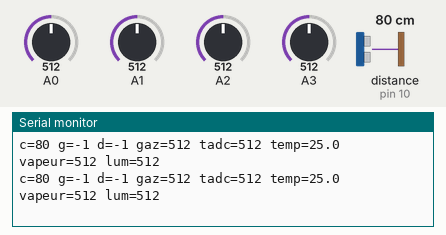
Recording of a sketch running on a simulated Arduino Uno, built with avr-gcc and run on an emulated ATmega328P. Shown: the last lines printed to the serial monitor. Wiring (inferred from the names in the program): ultrasonic range finder: trigger pin 9; echo pin 10. The test bench sets the inputs (shaded band); at power-on: A1 = 512, A0 = 512, A2 = 512, A3 = 512, distance to the obstacle (sensor on pin 10) 80 cm. The echo pulse lasts 58.3 µs per cm.

Above: at 4.2 s.
4.3 s: A1 set to 95
At 4.34 s:
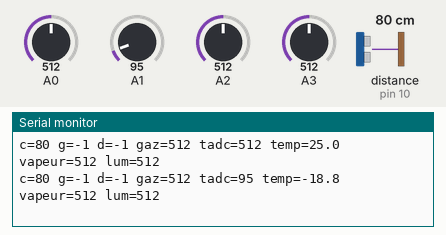
5.8 s: A1 set to 83
At 5.82 s:
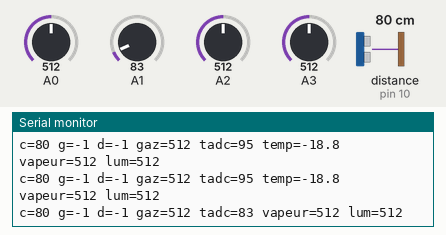
7.7 s: A0 set to 988
At 7.73 s:
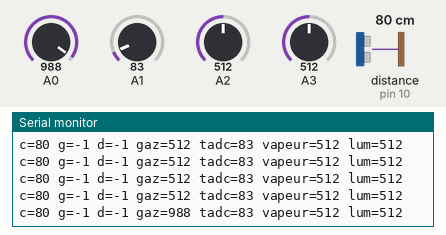
9.2 s: A0 set to 1019
At 9.25 s:
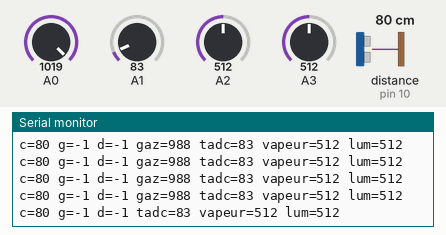
10.7 s: A2 set to 991
At 10.73 s:
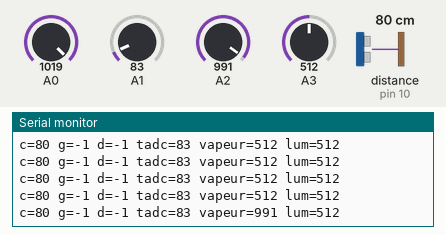
12.2 s: A2 set to 1019
At 12.22 s:
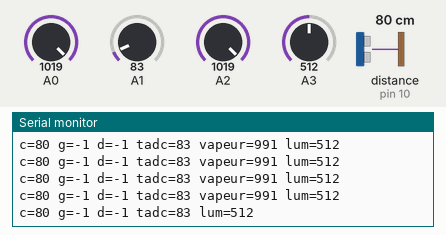

Measured:
- the behaviour switches between 89 and 88 on A1 (found by bisection; images 1 and 2)
- the behaviour switches between 1004 and 1005 on A0 (found by bisection; images 3 and 4)
- the behaviour switches between 1004 and 1005 on A2 (found by bisection; images 5 and 6)
- after the input at 4.3 s, the serial monitor: prints a new line at once (image 1)
- after the input at 5.8 s, the serial monitor: prints a new line at once (image 2)
- after the input at 7.7 s, the serial monitor: prints a new line at once (image 3)
- after the input at 9.2 s, the serial monitor: prints a new line at once (image 4)
- after the input at 10.7 s, the serial monitor: prints a new line at once (image 5)

The sketch:

capt.ino
```cpp
/*
 * arduino_capteurs.ino  v4 - ultrason + gaz + temperature + vapeur + lumiere
 *
 * Trame serie 115200 bauds, une ligne toutes les ~100 ms, cle=valeur :
 *   c=87 g=-1 d=-1 gaz=312 tadc=512 temp=23.4 vapeur=18 lum=640
 * Un module non branche est DETECTE (rappel interne) et n'ecrit pas sa cle.
 * Cas limite : un module dont S est sur le + (lecture ~5 V) est vu "absent".
 * Le serveur sur le robot (capteurs_serveur.py) publie tout : rien a changer.
 *
 * ============================ FICHE DE CABLAGE =============================
 *   Alimentation : rail 5V et rail GND sur une plaque d'essai, depuis les
 *   broches 5V et GND de l'Uno. TOUS les modules s'alimentent sur ces rails.
 *
 *   MODULE           BROCHE MODULE   ->  ARDUINO
 *   HC-SR04 centre   VCC / GND           rails       TRIG D9    ECHO D10
 *   HC-SR04 gauche   (optionnel)         rails       TRIG D7    ECHO D8
 *   HC-SR04 droite   (optionnel)         rails       TRIG D11   ECHO D12
 *   MQ-x gaz         VCC / GND           rails       AO -> A0   (DO : rien)
 *   Temperature NTC  + / -               rails       S  -> A1
 *   Temperature DHT11 + / -              rails       DATA -> D4 (TEMP_TYPE 1)
 *   Steam sensor     + / -               rails       S  -> A2
 *   Lumiere LDR      + / -               rails       S  -> A3
 *
 *   ATTENTION modules 3 broches : l'ordre S/+/- CHANGE selon le fabricant.
 *   Lire la serigraphie. Un S branche a la place du - donne ~1020 (ou ~0).
 * ===========================================================================
 *
 * TEMPERATURE : TEMP_TYPE 0 = module analogique a thermistance NTC 10k (3 broches)
 *               TEMP_TYPE 1 = DHT11 numerique (installer "DHT sensor library"
 *                             et "Adafruit Unified Sensor" via le gestionnaire)
 *   tadc = ADC brut de A1 (diagnostic, TEMP_TYPE 0) : ~300-700 correct,
 *          ~1020 ou ~0 = cablage. temp n'est publie que s'il est plausible.
 *   Si temp BAISSE quand vous chauffez le capteur : INVERSER_TEMP = true.
 */

#define TEMP_TYPE 0

const int  NB_ULTRASONS   = 1;       // 1, 2 ou 3
// Detection AUTOMATIQUE des modules analogiques : une broche en l'air monte a
// ~5 V quand on active sa resistance de rappel interne, un module branche
// impose sa tension et ne bouge pas. Un module absent n'ecrit pas sa cle.
// Mettre false pour ignorer un module meme branche.
const bool GAZ_ACTIF    = true;
const bool TEMP_ACTIF   = true;
const bool VAPEUR_ACTIF = true;
const bool LUM_ACTIF    = true;
const int  SEUIL_ABSENT = 1005;      // ADC >= ceci avec pull-up = rien de branche

const int TRIG[3] = {9, 7, 11};      // centre, gauche, droite
const int ECHO[3] = {10, 8, 12};
const int BROCHE_GAZ    = A0;
const int BROCHE_TEMP   = A1;
const int BROCHE_VAPEUR = A2;
const int BROCHE_LUM    = A3;
const int BROCHE_DHT    = 4;

// thermistance NTC (TEMP_TYPE 0)
const float R_SERIE = 10000.0;
const float R_25    = 10000.0;
const float BETA    = 3950.0;
const bool  INVERSER_TEMP = false;

const unsigned long TIMEOUT_US = 25000;   // 25 ms ~ 4,3 m aller-retour
const int PORTEE_MAX_CM = 400;

#if TEMP_TYPE == 1
  #include <DHT.h>
  DHT dht(BROCHE_DHT, DHT11);
  unsigned long derniereLectureDht = 0;
  float derniereTempDht = NAN;
#endif

// ---------------------------------------------------------------------------

long mesurerUltrason(int i) {
  digitalWrite(TRIG[i], LOW);  delayMicroseconds(2);
  digitalWrite(TRIG[i], HIGH); delayMicroseconds(10);
  digitalWrite(TRIG[i], LOW);
  unsigned long duree = pulseIn(ECHO[i], HIGH, TIMEOUT_US);
  if (duree == 0) return -1;                 // pas d'echo : rien a moins de 4 m
  long cm = duree / 58;
  return (cm > PORTEE_MAX_CM) ? -1 : cm;
}

bool moduleBranche(int broche) {
  pinMode(broche, INPUT_PULLUP);             // rappel interne ~35 kOhm vers 5 V
  delayMicroseconds(300);
  analogRead(broche);
  int avecRappel = analogRead(broche);
  pinMode(broche, INPUT);                    // on relache aussitot
  delayMicroseconds(300);
  return avecRappel < SEUIL_ABSENT;          // un module reel tient sa tension
}

int moyenneAnalogique(int broche) {
  analogRead(broche);                        // premiere lecture jetee (multiplexeur)
  long somme = 0;
  for (int i = 0; i < 8; i++) somme += analogRead(broche);
  return somme / 8;
}

int dernierAdcTemp = -1;

float lireTemperature() {
#if TEMP_TYPE == 1
  if (millis() - derniereLectureDht > 2000) {   // le DHT11 ne repond que toutes les 2 s
    derniereLectureDht = millis();
    derniereTempDht = dht.readTemperature();
  }
  return derniereTempDht;
#else
  int adc = moyenneAnalogique(BROCHE_TEMP);
  dernierAdcTemp = adc;
  if (adc <= 2 || adc >= 1000) return NAN;    // absent, HS, ou ligne numerique
  float r = INVERSER_TEMP ? R_SERIE * adc / (1023.0 - adc)
                          : R_SERIE * (1023.0 / adc - 1.0);
  float invT = 1.0 / 298.15 + log(r / R_25) / BETA;
  return 1.0 / invT - 273.15;
#endif
}

void setup() {
  Serial.begin(115200);
  for (int i = 0; i < 3; i++) {
    pinMode(TRIG[i], OUTPUT); pinMode(ECHO[i], INPUT); digitalWrite(TRIG[i], LOW);
  }
#if TEMP_TYPE == 1
  dht.begin();
#endif
}

void loop() {
  long d[3] = {-1, -1, -1};
  for (int i = 0; i < NB_ULTRASONS; i++) { d[i] = mesurerUltrason(i); delay(15); }
  Serial.print("c=");  Serial.print(d[0]);
  Serial.print(" g="); Serial.print(d[1]);
  Serial.print(" d="); Serial.print(d[2]);

  if (GAZ_ACTIF && moduleBranche(BROCHE_GAZ)) {
    Serial.print(" gaz="); Serial.print(moyenneAnalogique(BROCHE_GAZ));
  }

#if TEMP_TYPE == 0
  if (TEMP_ACTIF && moduleBranche(BROCHE_TEMP)) {
    float t = lireTemperature();
    Serial.print(" tadc="); Serial.print(dernierAdcTemp);
    if (!isnan(t) && t > -20 && t < 80) { Serial.print(" temp="); Serial.print(t, 1); }
  }
#else
  if (TEMP_ACTIF) {
    float t = lireTemperature();
    if (!isnan(t)) { Serial.print(" temp="); Serial.print(t, 1); }
  }
#endif

  if (VAPEUR_ACTIF && moduleBranche(BROCHE_VAPEUR)) {
    Serial.print(" vapeur="); Serial.print(moyenneAnalogique(BROCHE_VAPEUR));
  }
  if (LUM_ACTIF && moduleBranche(BROCHE_LUM)) {
    Serial.print(" lum="); Serial.print(moyenneAnalogique(BROCHE_LUM));
  }
  Serial.println();
  delay(20);
}
```
